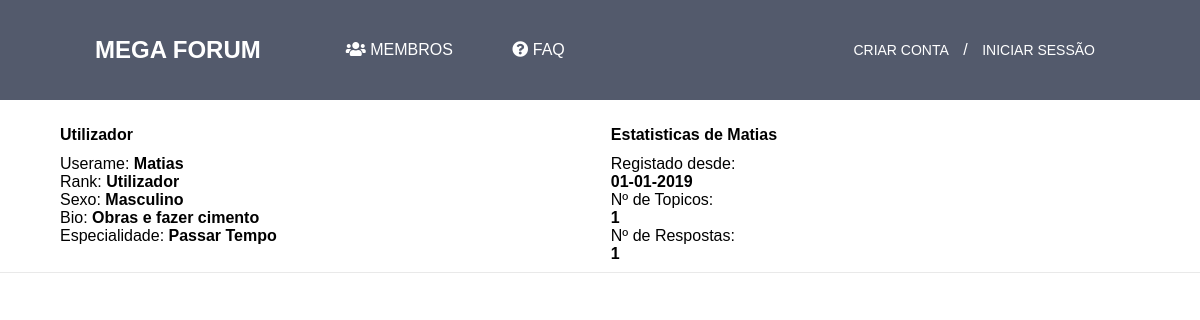
/Paginas/perfil_user.php?25, run on an earlier commit of the app's database.
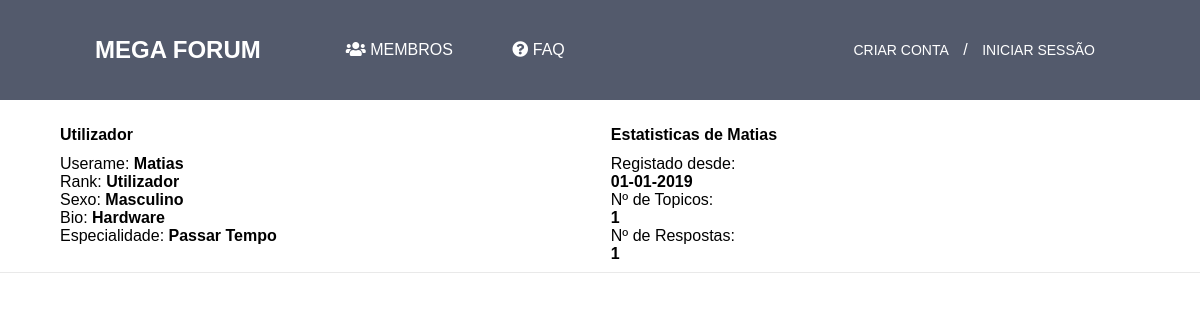
And on a later commit of the database.
### tables this page shows
CREATE TABLE `utilizadores` (
  `id_utilizador` int(11) NOT NULL,
  `nome_utilizador` varchar(200) NOT NULL,
  `email` varchar(200) NOT NULL,
  `password` varchar(11) NOT NULL,
  `foto` text NOT NULL,
  `type` int(11) NOT NULL,
  `data_registo` date NOT NULL,
  `sexo` text NOT NULL,
  `especialidade` varchar(255) NOT NULL,
  `bio` varchar(255) NOT NULL,
  `foto_capa` text NOT NULL,
  `link_facebook` text NOT NULL,
  `link_web` text NOT NULL,
  `link_instagram` text NOT NULL,
  `activo` int(11) NOT NULL
);

### Paginas/perfil_user.php (the view, shortened to what this page needs)
<?php
	include 'header2.php';
	include 'servidor.php';
	$url = "http://$_SERVER[HTTP_HOST]$_SERVER[REQUEST_URI]";
	$id = substr($url, strrpos($url, '?') + 1);
	$sql = "SELECT * FROM utilizadores WHERE id_utilizador = '$id'";
	$query = mysqli_query($bd, $sql);
	$perfil_user = mysqli_fetch_assoc($query);
?>
<!DOCTYPE html>
<html>
<head>
	<link rel="stylesheet" href="https://use.fontawesome.com/releases/v5.8.1/css/all.css">
	<link rel="stylesheet" type="text/css" href="../CSS/profile_user.css">
</head>
<body>
	<div class="panel bg2">
		<div class="inner">
			<div class="column1">
				<h3>Utilizador</h3>
				<dl class="details">
					<dt><span>Userame: <strong><?php echo $perfil_user['nome_utilizador'];?></strong></span></dt>
					<?php
						$rank = $perfil_user['type'];
						if($rank == 1) {
							$rank = "Administrador";
						}else {
							$rank = "Utilizador";
						}
					?>
					<dt><span>Rank: <strong><?php echo $rank;?></strong></span></dt>
					<dt><span>Sexo: <strong><?php echo $perfil_user['sexo']; ?></strong></span>
					<dt><span>Bio: <strong><?php echo $perfil_user['bio'];?></strong></span></dt>
					<dt><span>Especialidade: <strong><?php echo $perfil_user['especialidade']?></strong></span></dt>
				</dl>
			</div>
			<div class="column2">
				<h3>Estatisticas de <?php echo $perfil_user['nome_utilizador'];?></h3>
				<dl class="details">
					<dt>Registado desde:</dt>
					<dd><strong><?php echo date('d-m-Y', strtotime($perfil_user['data_registo']));?></strong></dd>
					<?php
						$result = mysqli_query($bd, "SELECT COUNT(id_topico) AS id_topico FROM topicos
						WHERE id_utilizador = '$id'");
						$row = mysqli_fetch_array($result);
						$count_ntopicos = $row['id_topico'];
					?>
					<dt>Nº de Topicos:</dt>
					<dd><strong><?php echo $count_ntopicos; ?></strong></dd>
					<?php
						$result = mysqli_query($bd, "SELECT COUNT(id_respostas) AS id_respostas FROM respostas
						WHERE id_utilizador = '$id'");
						$row = mysqli_fetch_array($result);
						$count_nrespostas = $row['id_respostas'];
					?>
					<dt>Nº de Respostas:</dt>
					<dd><strong><?php echo $count_nrespostas; ?></strong></dd>
				</dl>
			</div>
      </div>
    </div>
</body>
</html>

What changed in the data, as far as the page shows it:
changed utilizadores "Matias": bio "Obras e fazer cimento" → "Hardware"
